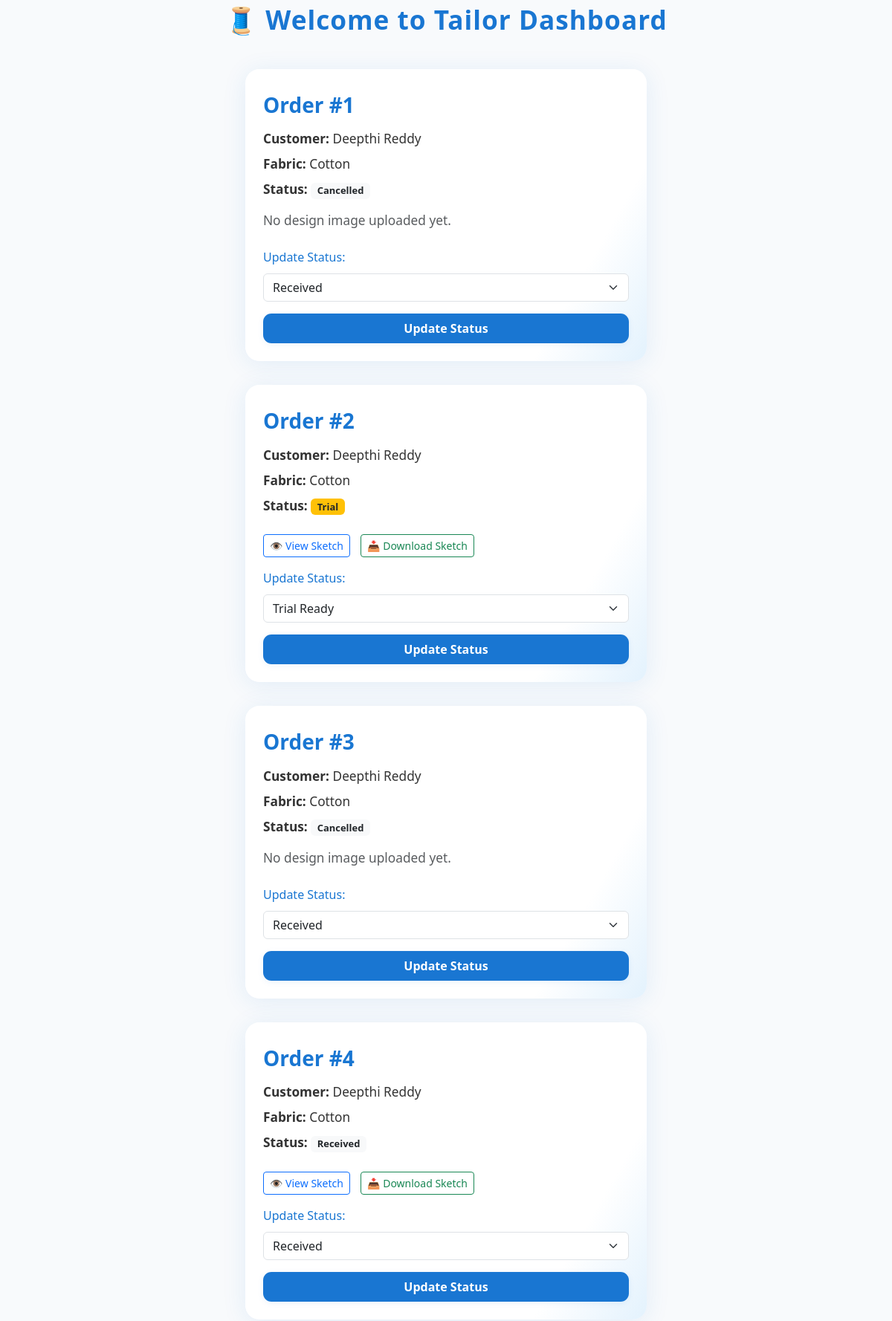
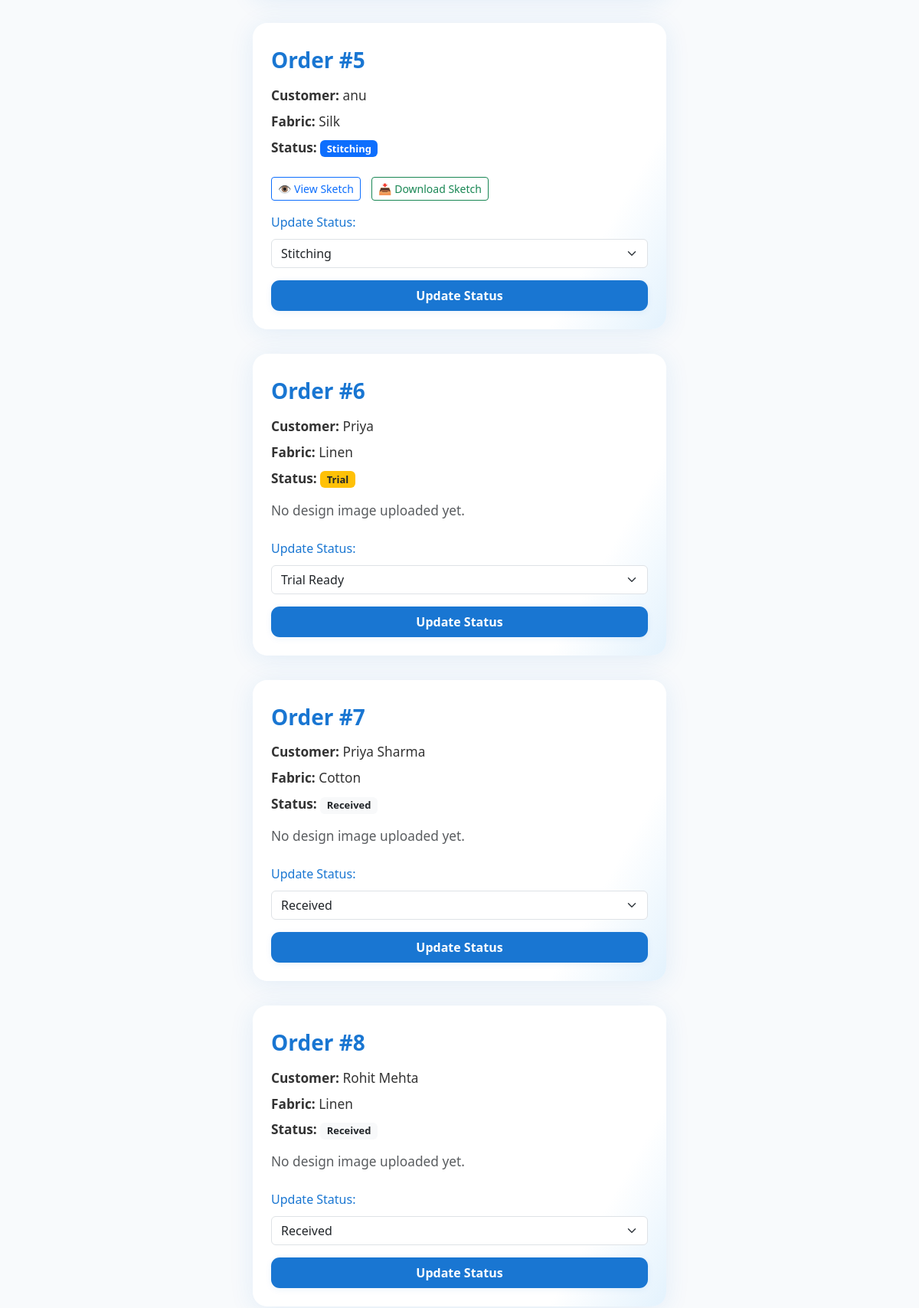
/tailor-dashboard/ (upper part), run on the app's committed database (2 pictures, top to bottom).
### core/models.py (models this page shows, shortened)
class Order(models.Model):
    customer = models.ForeignKey(Customer, on_delete=models.CASCADE)
    fabric = models.ForeignKey(Fabric, on_delete=models.SET_NULL, null=True)
    tailor = models.ForeignKey(Tailor, on_delete=models.SET_NULL, null=True)
    style_notes = models.TextField()
    measurement = models.ForeignKey(Measurement, on_delete=models.SET_NULL, null=True)
    status = models.CharField(max_length=20, choices=ORDER_STATUS_CHOICES, default="Received")
    order_date = models.DateTimeField(auto_now_add=True)
    delivery_date = models.DateField()
    created_at = models.DateTimeField (auto_now_add=True)
    design_image = models.ImageField(upload_to='designs/', null=True, blank=True,  help_text="Customer uploaded design sketch or reference image")

class Customer(models.Model):
    name = models.CharField(max_length=100)
    phone = models.CharField(max_length=15)
    email = models.EmailField()
    address = models.TextField()

class Fabric(models.Model):
    name = models.CharField(max_length=100)
    quantity_in_meters = models.FloatField()
    price_per_meter = models.FloatField()

### core/views.py (the view, shortened to what this page needs)
# urls.py: path('tailor-dashboard/', views.tailor_dashboard, name='tailor_dashboard'),
def tailor_dashboard(request):
    orders = Order.objects.all()
    return render(request, 'core/tailor_dashboard.html', {'orders': orders})

### core/templates/core/tailor_dashboard.html (shortened to what this page needs)
<!DOCTYPE html>
<html>
<head>
    <link rel="stylesheet" href="https://cdn.jsdelivr.net/npm/bootstrap@5.3.0/dist/css/bootstrap.min.css">
</head>
<body>
    <div class="dashboard-header">🧵 Welcome to Tailor Dashboard</div>
    {% for order in orders %}
    <div class="order-card">
        <h3>Order #{{ order.id }}</h3>
        <p><strong>Customer:</strong> {{ order.customer.name }}</p>
        <p><strong>Fabric:</strong> {{ order.fabric.name }}</p>
        <p><strong>Status:</strong>
            <span class="badge
                {% if order.status == 'Completed' %}bg-success
                {% elif order.status == 'Delivery' %}bg-info text-dark
                {% elif order.status == 'Trial' %}bg-warning text-dark
                {% elif order.status == 'Stitching' %}bg-primary
                {% elif order.status == 'Cutting' %}bg-secondary
                {% else %}bg-light text-dark{% endif %}">
                {{ order.status }}
            </span>
        </p>
        {% if order.design_image %}
            <div class="design-buttons mt-3">
                <a href="{{ order.design_image.url }}" class="btn btn-sm btn-outline-primary" target="_blank">👁️ View Sketch</a>
                <a href="{{ order.design_image.url }}" class="btn btn-sm btn-outline-success" download>📥 Download Sketch</a>
            </div>
        {% else %}
            <p class="text-muted mt-3">No design image uploaded yet.</p>
        {% endif %}
        <form method="post">
            <label for="status">Update Status:</label>
            <select name="status" class="form-select">
                <option value="Received" {% if order.status == "Received" %}selected{% endif %}>Received</option>
                <option value="Stitching" {% if order.status == "Stitching" %}selected{% endif %}>Stitching</option>
                <option value="Trial" {% if order.status == "Trial" %}selected{% endif %}>Trial Ready</option>
            </select>
            <button type="submit">Update Status</button>
        </form>
    </div>
    {% empty %}
        <div class="no-orders">No orders available.</div>
    {% endfor %}
</body>
</html>

### core/templates/core/tailor_dashboard.html (style rules this page uses)
body { background: linear-gradient(120deg, #f8fafc 60%, #e3f2fd 100%); min-height: 100vh; font-family: 'Segoe UI', Arial, sans-serif; }
.dashboard-header { font-size: 2.2rem; font-weight: bold; letter-spacing: 1px; margin-bottom: 2.5rem; color: #1976d2; text-align: center; animation: fadeInDown 1s both; }
.order-card { background: linear-gradient(120deg, #fff 80%, #e3f2fd 100%); border-radius: 1.2rem; box-shadow: 0 4px 32px rgba(25,118,210,0.10); padding: 2rem 1.5rem 1.5rem 1.5rem; margin-bottom: 2rem; max-width: 540px; margin-left: auto; margin-right: auto; animation: fadeInUp 1s both; border: none; transition: box-shadow 0.3s, transform 0.3s; }
.order-card h3 { color: #1976d2; font-weight: 600; margin-bottom: 1rem; }
.order-card p { font-size: 1.08rem; color: #333; margin-bottom: 0.5rem; }
label { font-weight: 500; color: #1976d2; margin-top: 1rem; }
select, button { margin-top: 10px; padding: 8px 12px; border-radius: 0.7rem; border: 1px solid #e3e3e3; font-size: 1rem; transition: box-shadow 0.2s, border-color 0.2s; }
button[type="submit"] { background: #1976d2; color: #fff; font-weight: 600; border: none; margin-top: 1rem; transition: box-shadow 0.3s, background 0.3s, transform 0.2s; box-shadow: 0 2px 8px rgba(25,118,210,0.08); width: 100%; }
.design-buttons a { margin-top: 10px; display: inline-block; margin-right: 10px; }

### data on the page
Order: id "1", customer.name "Deepthi Reddy", fabric.name "Cotton", status "Cancelled", design_image "No design image uploaded yet."
Order: id "2", customer.name "Deepthi Reddy", fabric.name "Cotton", status "Trial", status "Trial Ready"
Order: id "3", customer.name "Deepthi Reddy", fabric.name "Cotton", status "Cancelled", shows "No design image uploaded yet."
Order: id "4", customer.name "Deepthi Reddy", fabric.name "Cotton", status "Received"
Order: id "5", customer.name "anu", fabric.name "Silk", status "Stitching"
Order: id "6", customer.name "Priya", fabric.name "Linen", status "Trial", shows "No design image uploaded yet.", status "Trial Ready"
Order: id "7", customer.name "Priya Sharma", fabric.name "Cotton", status "Received", shows "No design image uploaded yet."
Order: id "8", customer.name "Rohit Mehta", fabric.name "Linen", status "Received", shows "No design image uploaded yet."
